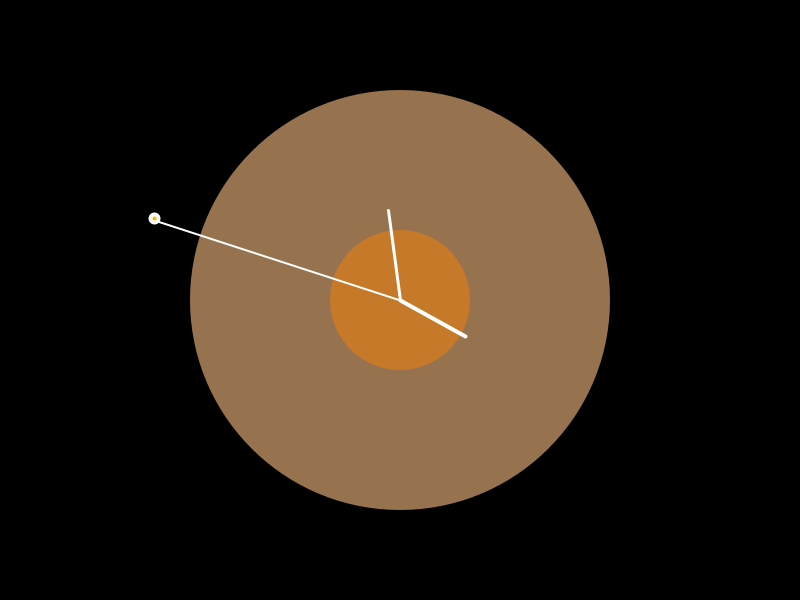
Frame 1 (no input)
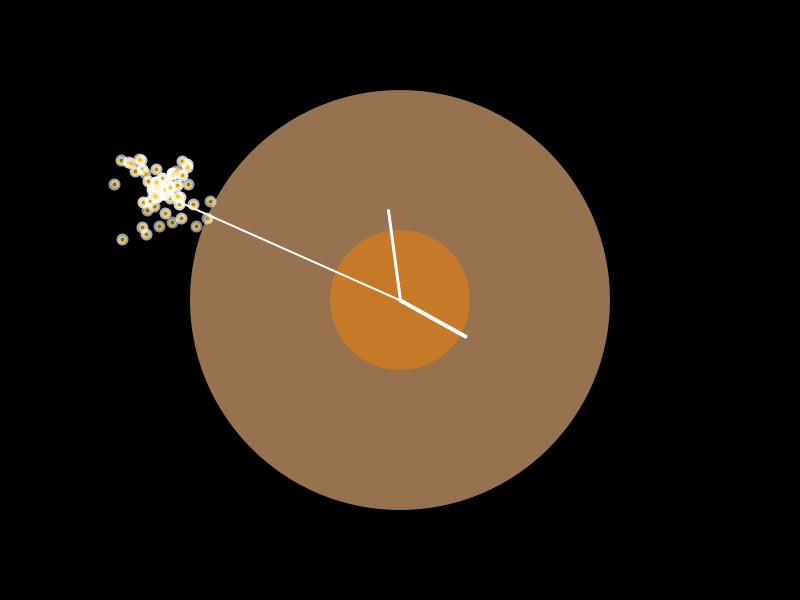
Frame 60 (the mouse pressed at the canvas centre just before this capture)
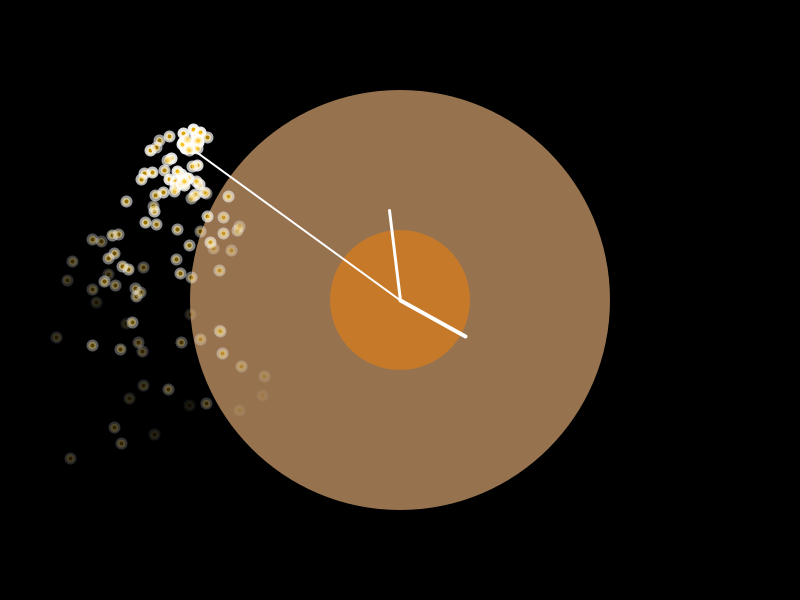
Frame 120 (the mouse held since frame 60 and released just before this capture)

The Processing sketch that drew these frames (run headless with seeded random() and noise(); from frame 60 on, the mouse is pressed at the canvas centre):

// Processing sketch: processing_163664
// ── processing_163664.pde

int cx, cy;
float secondsRadius;
float minutesRadius;
float hoursRadius;
float clockDiameter;
ParticleSystem ps;

color myColor = color(250,187,0);

void setup() {
  size(800, 600);
  stroke(255);

  int radius =height / 4;
  secondsRadius = radius * 1.72;
  minutesRadius = radius * 0.60;
  hoursRadius = radius * 0.50;
  clockDiameter = radius * 2.8;

  cx = width / 2;
  cy = height / 2;

  ps = new ParticleSystem(new PVector(1000, 1000));
}

void draw() {


  background(0);

  // Draw the clock background
  fill(150,114,78);
  noStroke();
  ellipse(cx, cy, clockDiameter, clockDiameter);
  fill(252,130,0,120);
  ellipse(cx, cy, clockDiameter/3, clockDiameter/3);

  // Angles for sin() and cos() start at 3 o'clock;
  // subtract HALF_PI to make them start at the top
  float s = map(second(), 0, 60, 0, TWO_PI) - HALF_PI;
  float m = map(minute() + norm(second(), 0, 60), 0, 60, 0, TWO_PI) - HALF_PI; 
  float h = map(hour() + norm(minute(), 0, 60), 0, 24, 0, TWO_PI * 2) - HALF_PI;

  // Draw the hands of the clock
  stroke(255);
  strokeWeight(2);
  line(cx, cy, cx + cos(s) * secondsRadius, cy + sin(s) * secondsRadius);
 
  strokeWeight(3);
  line(cx, cy, cx + cos(m) * minutesRadius, cy + sin(m) * minutesRadius);
  strokeWeight(4);
  line(cx, cy, cx + cos(h) * hoursRadius, cy + sin(h) * hoursRadius);
  
  ps.origin = new PVector(cx + cos(s) * secondsRadius, cy + sin(s) * secondsRadius);
  ps.addParticle();
  ps.run();

  // Draw the minute ticks
  //strokeWeight(5);
  //beginShape(POINTS);

  //for (int a = 0; a < 360; a+=30) {
  //float angle = radians(a);
  //float x = cx + cos(angle) * secondsRadius;
  //float y = cy + sin(angle) * secondsRadius;
  //vertex(x, y);
}
//endShape();
//}

//-----

// A simple Particle class

class Particle {
  PVector location;
  PVector velocity;
  PVector acceleration;
  float lifespan;

  Particle(PVector l) {
    acceleration = new PVector(0, 0.05);
    velocity = new PVector(random(-1, 1), random(-2, 0));
    location = l.get();
    lifespan = 255.0;
  }

  void run() {
    update();
    display();
  }

  // Method to update location
  void update() {
    velocity.add(acceleration);
    location.add(velocity);
    lifespan -= 2.0;
    //lifespan = lifespan - 1.0;
  }

  // Method to display
  void display() {
    stroke(255, lifespan);
    fill(myColor, lifespan);
    ellipse(location.x, location.y, 8, 8);
  }

  // Is the particle still useful?
  boolean isDead() {
    if (lifespan < 0.0) {
      return true;
    } else {
      return false;
    }
  }
}

// A class to describe a group of Particles
// An ArrayList is used to manage the list of Particles 

class ParticleSystem {
  ArrayList<Particle> particles;
  PVector origin;

  ParticleSystem(PVector location) {
    origin = location.get();
    particles = new ArrayList<Particle>();
  }

  void addParticle() {
    particles.add(new Particle(origin));
  }

  void run() {
    for (int i = particles.size ()-1; i >= 0; i--) {
      Particle p = particles.get(i);
      p.run();
      if (p.isDead()) {
        particles.remove(i);
      }
    }
  }
}
